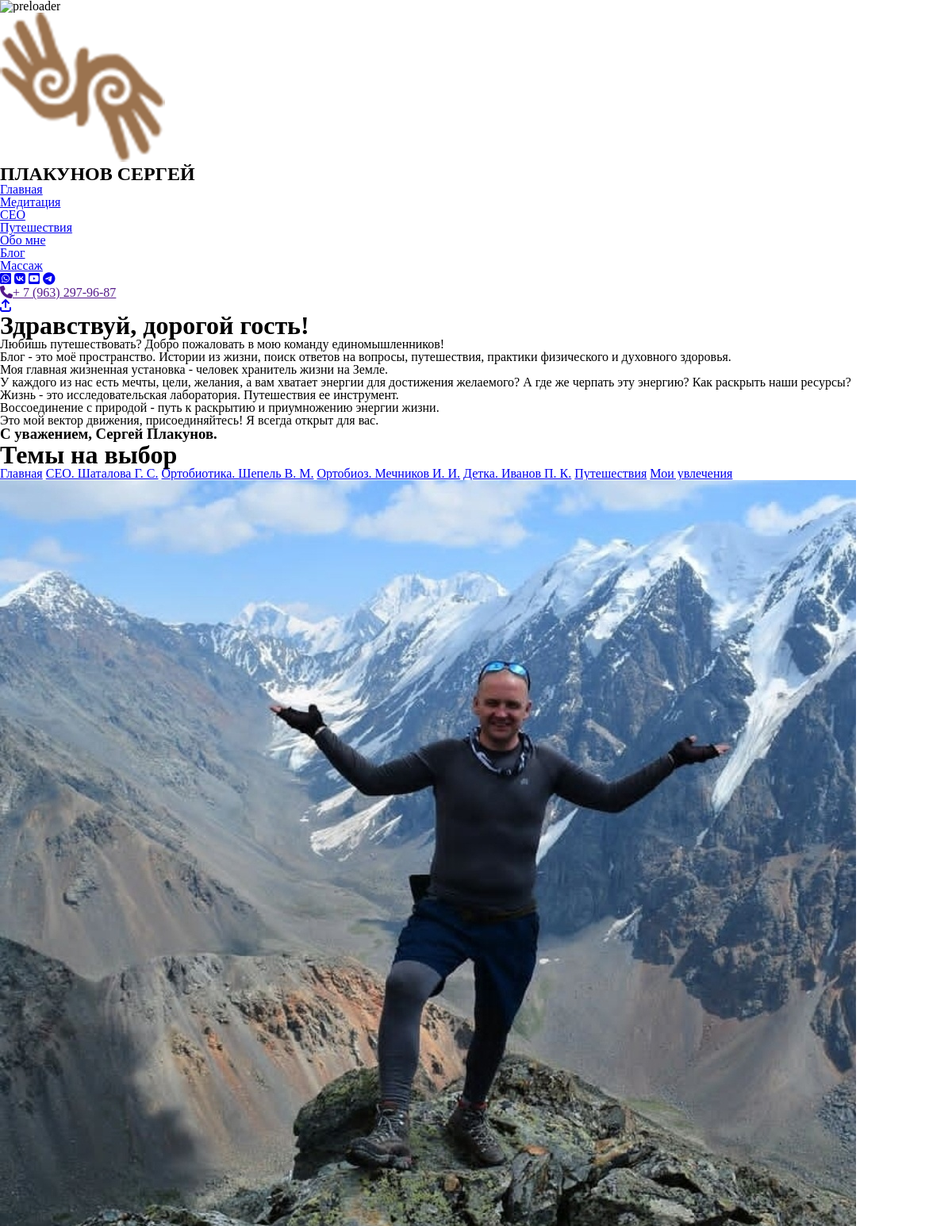
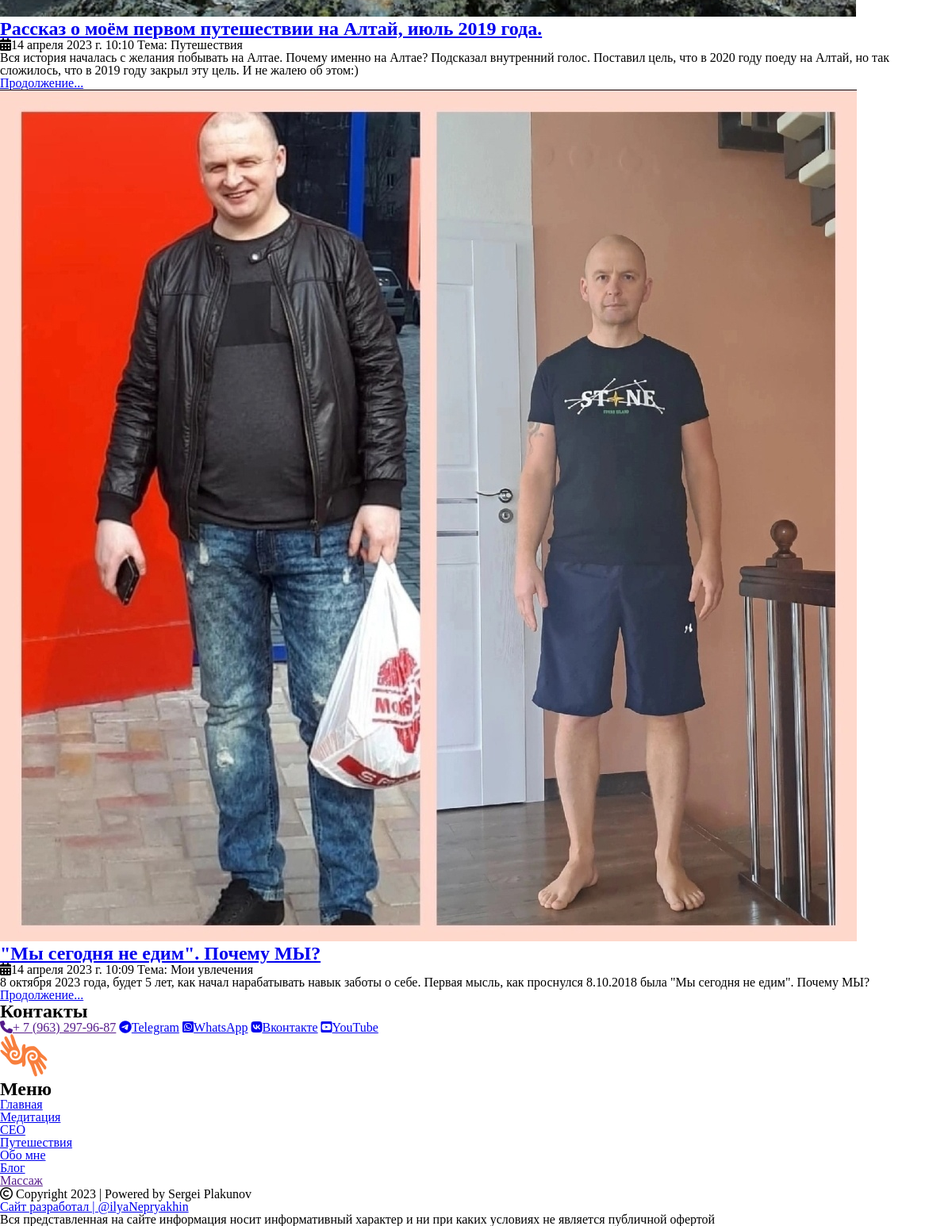
The page /Blog/ on the database its author committed (2 pictures, top to bottom).
### MyBlog/models.py (models this page shows)
class TopicPost(models.Model):
    name = models.CharField(max_length=50, db_index=True, verbose_name="Название")
    def __str__(self):
       return self.name
    class Meta:
        verbose_name_plural = "Темы"
        verbose_name = "Тема"
        ordering = ['-id']

class Post(models.Model):
    title = models.CharField(max_length=200, verbose_name="Заголовок")
    content = models.CharField(max_length=300, verbose_name="Краткое описание")
    content_big = models.TextField(null=True, blank=True, verbose_name="Описание")
    topic = models.ForeignKey('TopicPost', null=True, on_delete=models.PROTECT, verbose_name="Тема")
    published = models.DateTimeField(auto_now_add=True, db_index=True, verbose_name="Опубликовано")
    image = models.ImageField(upload_to='image/%Y', verbose_name="Изображение на зоголовок")
    class Meta:
        verbose_name_plural = "Посты"
        verbose_name = "Пост"
        ordering = ['-published']

### MyBlog/views.py (the view)
# urls.py: path('', views.Blog, name="Blog"),
def Blog(request):
    MyBlog = Post.objects.all()
    topics = TopicPost.objects.all()
    return render(request, 'MyBlog/Blog.html', {"MyBlog": MyBlog, "topics": topics})

### MyBlog/templates/MyBlog/Blog.html (shortened to what this page needs)
{% extends 'main/layout.html' %}
{% load static %}
{% block content %}
    {% include "main/elements/Menu.html" %}
    {% block content_Blog %}
    <div class="header_blog">
        <h1>Здравствуй, дорогой гость!</h1>
        <div class="p_inform">
            <p>Любишь путешествовать? Добро пожаловать в мою команду единомышленников!</p>
            <p>Блог - это моё пространство. Истории из жизни, поиск ответов на вопросы, путешествия, практики
                физического и духовного здоровья.</p>
            <p>Моя главная жизненная установка - человек хранитель жизни на Земле.</p>
            <p>У каждого из нас есть мечты, цели, желания, а вам хватает энергии для достижения желаемого? А где же
                черпать
                эту энергию? Как раскрыть наши ресурсы?</p>
            <p>Жизнь - это исследовательская лаборатория. Путешествия ее инструмент.</p>
            <p>Воссоединение с природой - путь к раскрытию и приумножению энергии жизни.</p>
            <p>Это мой вектор движения, присоединяйтесь! Я всегда открыт для вас.</p>
        </div>
        <h3>С уважением, Сергей Плакунов.</h3>
    </div>
    <div class="posts">
            <div class="a_topic">
                <h1>Темы на выбор</h1>
                <a href="{% url "Blog" %}">Главная</a>
                {% for topic in topics %}
                    <a href="{% url "My_topic" topic.id %}">{{ topic.name }}</a>
                {% endfor %}
            </div>
            {% for Blog in MyBlog %}
                <div class="posts_info">
                    <img src="{{ Blog.image.url }}" alt="">
                    <div class="posts_info_text">
                        <a href="{% url "content_blog" Blog.id  %}"><h2>{{ Blog.title }}</h2></a>
                        <div class="data_publoshed"><i class="fa-solid fa-calendar-days"></i>{{ Blog.published }}
                            Тема: {{ Blog.topic }}</div>
                        <p>{{ Blog.content }}</p>
                        <a href="{% url "content_blog" Blog.id  %}">Продолжение...</a>
                    </div>
                </div>
            {% endfor %}
            </div>
        {% endblock %}
    {% include "main/elements/footer.html" %}
{% endblock %}

### main/templates/main/layout.html (shortened to what this page needs)
{% load sass_tags %}
{% load static %}
<!DOCTYPE html>
<html lang="en">
<head>
    <link href="{% sass_src 'main/css/style.scss' %}" rel="stylesheet" type="text/css"/>
    <link href="{% sass_src 'MyBlog/css/Style_Blog.scss' %}" rel="stylesheet" type="text/css"/>
    <link rel="stylesheet" href="{% static "main/css/cssReset.css" %}">
    <link rel="stylesheet" href="https://use.fontawesome.com/releases/v6.4.0/css/all.css">
</head>
<body>
<div id='preloader'>
    <img src="https://usagif.com/wp-content/uploads/loading-51.gif" alt="preloader">
</div>
{% block content %}{% endblock %}
</body>
</html>

### main/templates/main/elements/Menu.html (shortened to what this page needs)
{% load static %}
<div class="header_travel">
    <nav>
        <div class="menu">
            <a href="{% url "home" %}"><img src="{% static "main/img/logo_gorizont2.png" %}" alt=""></a>
            <h2>ПЛАКУНОВ СЕРГЕЙ</h2>
            <div class="header-menu">
                <ul>
                    <li><a href="{% url "home" %}">Главная</a></li>
                    <li><a href="{% url "meditation" %}">Медитация</a></li>
                    <li><a href="{% url "seo" %}">СЕО</a></li>
                    <li><a href="{% url "travel" %}">Путешествия</a></li>
                    <li><a href="{% url "about_me" %}">Обо мне</a></li>
                    <li><a href="{% url "Blog" %}">Блог</a></li>
                    <li><a href="{% url "massag" %}">Массаж</a></li>
                </ul>
                <div class="social">
                    <a href="https://api.whatsapp.com/send?phone=79632979687" title="WhatsApp" target="_blank"><i class="fa-brands fa-square-whatsapp"></i></a>
                    <a href="https://vk.com/s.plakunov" title="Вконтакте" target="_blank"><i class="fa-brands fa-vk"></i></a>
                    <a href="https://www.youtube.com/channel/UCU1oMMpmnVoFO6VF7gHVNaw?view_as=subscriber" title="YouTube" target="_blank"><i class="fa-brands fa-square-youtube"></i></a>
                    <a href="https://t.me/+V55xjgX65stkZjEy" title="Telegram" target="_blank"><i class="fa-brands fa-telegram"></i></a><br>
                </div>
                <div class="telefon">
                    <a href=""><i class="fa-solid fa-phone"></i>+ 7 (963) 297-96-87</a>
                </div>
            </div>
        </div>
    </nav>
</div>
<div class="top_scroll">
    <a href="#" id="top_scroll_button"><i class="fa-solid fa-arrow-up-from-bracket"></i></a>
</div>

### main/templates/main/elements/footer.html
{% load static %}
<div class="footer">
    <div class="contacts">
        <div class="sochial">
            <h2>Контакты</h2>
            <a href=""><i class="fa-solid fa-phone"></i>+ 7 (963) 297-96-87</a>
            <a href="https://t.me/+V55xjgX65stkZjEy" title="Telegram" target="_blank"><i class="fa-brands fa-telegram"></i>Telegram</a>
            <a href="https://api.whatsapp.com/send?phone=79632979687" title="WhatsApp" target="_blank"><i class="fa-brands fa-square-whatsapp"></i>WhatsApp</a>
            <a href="https://vk.com/s.plakunov" title="Вконтакте" target="_blank"><i class="fa-brands fa-vk"></i>Вконтакте</a>
            <a href="https://www.youtube.com/channel/UCU1oMMpmnVoFO6VF7gHVNaw?view_as=subscriber" title="YouTube" target="_blank"><i class="fa-brands fa-square-youtube"></i>YouTube</a>
        </div>
        <img src="{% static "main/img/logo_gorizont.png" %}" alt="">
        <div class="footer_menu">
            <h2>Меню</h2>
            <ul>
                <li><a href="{% url "home" %}">Главная</a></li>
                <li><a href="{% url "meditation" %}">Медитация</a></li>
                <li><a href="{% url "seo" %}">СЕО</a></li>
                <li><a href="{% url "travel" %}">Путешествия</a></li>
                <li><a href="{% url "about_me" %}">Обо мне</a></li>
                <li><a href="{% url "Blog" %}">Блог</a></li>
                <li><a href="">Массаж</a></li>
            </ul>
        </div>
    </div>
    <div class="Copyright">
        <p><i class="fa-regular fa-copyright"></i> Copyright 2023 | Powered by Sergei Plakunov</p>
        <p><a href="https://t.me/ilyaNepryakhin" target="_blank">Сайт разработал | @ilyaNepryakhin</a></p>
        <p>Вся представленная на сайте информация носит информативный характер и ни при каких условиях не является
            публичной офертой</p>
    </div>
</div>

### rows shown on the page
TopicPost: name "СЕО. Шаталова Г. С."
TopicPost: name "Ортобиотика. Шепель В. М."
TopicPost: name "Ортобиоз. Мечников И. И."
TopicPost: name "Детка. Иванов П. К."
TopicPost: name "Путешествия"
TopicPost: name "Мои увлечения"
Post: image (picture), title "Рассказ о моём первом путешествии на Алтай, июль 2019 года.", published "14 апреля 2023 г. 10:10", topic "Путешествия", content "Вся история началась с желания побывать на Алтае. Почему именно на Алтае? Подсказал внутренний голос. Поставил цель, что в 2020 году поеду на Алтай, но так сложилось, что в 2019 году закрыл эту цель. И не жалею об этом:)"
Post: image (picture), title "\"Мы сегодня не едим\". Почему МЫ?", published "14 апреля 2023 г. 10:09", topic "Мои увлечения", content "8 октября 2023 года, будет 5 лет, как начал нарабатывать навык заботы о себе. Первая мысль, как проснулся 8.10.2018 была \"Мы сегодня не едим\". Почему МЫ?"
